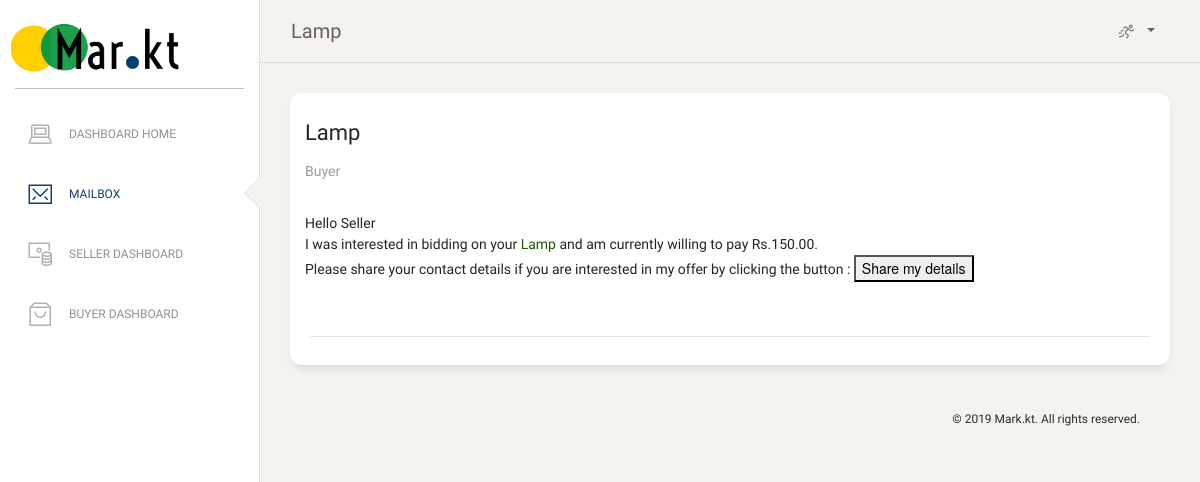
Screenshot of /mailbox/mailview/8/ (signed in) with the database file from the repository.
### buyer/models.py (models this page shows)
class Product(models.Model):
    name = models.CharField(max_length=50)
    category = models.CharField(max_length=30)
    cat_id = models.IntegerField()
    vendor_id = models.ForeignKey(User, on_delete=models.CASCADE, related_name='vendor_id')
    is_sold = models.BooleanField(default=False)
    description = models.CharField(max_length=300)
    minimum_bid = models.FloatField()
    current_high_bid = models.FloatField()
    image_link = models.FileField(upload_to='./homepage/static/homepage/products')

### homepage/models.py (models this page shows)
class User(models.Model):
    name = models.CharField(max_length=50)
    bio = models.CharField(max_length=150)
    email_id = models.EmailField()
    password = models.CharField(max_length=20)
    phone_number = models.CharField(max_length=10)
    share_email = models.BooleanField(default=True)
    share_phone = models.BooleanField(default=False)

### seller/models.py (models this page shows)
class Mail(models.Model):
    sender_id = models.ForeignKey(User, on_delete=models.CASCADE, related_name='buy_id')
    recv_id = models.ForeignKey(User, on_delete=models.CASCADE, related_name='vend_id')
    bid_id = models.ForeignKey(Bid, on_delete=models.CASCADE)
    message_type = models.PositiveSmallIntegerField()
    created = models.DateTimeField(auto_now_add=True)

class Bid(models.Model):
    product_id = models.ForeignKey(Product, on_delete=models.CASCADE, related_name='p_id')
    buyer_id = models.ForeignKey(User, on_delete=models.CASCADE, related_name='b_id')
    price = models.DecimalField(max_digits=6, decimal_places=2)
    timestamp = models.DateTimeField(auto_now=True)

### homepage/views.py (the view, shortened to what this page needs)
# urls.py: url(r'^mailbox/mailview/(?P<mail_id>\d+)/$', views.display_mail, name="mail_view"),
def display_mail(request,mail_id):
    if 'userid' not in request.session.keys() :
        return redirect(reverse('homepage:home'))
    mail=Mail.objects.get(id=mail_id)
    context = {
        'page_name': mail.bid_id.product_id.name,
        'mail_title':  mail.bid_id.product_id.name,
        'mail_sender':  mail.sender_id.name,
        'mail':mail,
    }
    if mail.message_type==1:
        context['newbid']=True
    if mail.message_type==2:
        context['contact_reply']=True
        if mail.sender_id.share_phone==True:
            context['sharephone']=True
    return render(request, 'homepage/mail-view.html', context)

### homepage/templates/homepage/mail-view.html (shortened to what this page needs)
<!DOCTYPE html>
<html lang="en">
{% load static %}
<head>
  <link href="{% static 'homepage/css/font-awesome.min.css' %}" rel="stylesheet">
  <link href="{% static 'homepage/css/bootstrap.min.css' %}" rel="stylesheet" />
  <link href="{% static 'homepage/css/paper-dashboard.css' %}" rel="stylesheet" />
   <link href="{% static 'homepage/css/theme.css' %}" rel="stylesheet">
   <link href="{% static 'homepage/css/dash.css' %}" rel="stylesheet">
</head>
<body class="">
  <div class="wrapper ">
    <div class="sidebar" data-color="white" data-active-color="danger">
      <div class="logo">
        <a href="{% url 'homepage:dash_home' %}" class="simple-text logo-normal">
          <div class="logo-image-big logo-image dash-logo">
            <img src="{% static 'homepage/img/logo3.png' %}">
          </div>
        </a>
      </div>
      <div class="sidebar-wrapper">
        <ul class="nav">
          <li  id="dbhome">
            <a href="{% url 'homepage:dash_home' %}">
              <i class="nc-icon nc-laptop"></i>
              <p>Dashboard Home</p>
            </a>
          </li>
          <li  class="active" id="mail">
            <a href="{% url 'homepage:mail_home' %}">
              <i class="nc-icon nc-email-85"></i>
              <p>Mailbox</p>
            </a>
          </li>
          <li id="seller">
            <a href="#">
              <i class="nc-icon nc-money-coins"></i>
              <p>Seller Dashboard</p>
            </a>
          </li>
          <li id="buyer">
            <a href="{% url 'buyer:dashboard' %}">
              <i class="nc-icon nc-bag-16"></i>
              <p>Buyer Dashboard</p>
            </a>
          </li>
        </ul>
      </div>
    </div>
    <div class="main-panel">
      <nav class="navbar navbar-expand-lg navbar-absolute fixed-top navbar-transparent">
        <div class="container-fluid">
          <div class="navbar-wrapper">
            <a class="navbar-brand" href="#pablo">{{ page_name }}</a>
          </div>
          <div class="collapse navbar-collapse justify-content-end" id="navigation">
              <ul class="navbar-nav">
                <li class="nav-item btn-rotate dropdown">
                  <a class="nav-link dropdown-toggle" href="http://example.com" id="navbarDropdownMenuLink" data-toggle="dropdown" aria-haspopup="true" aria-expanded="false">
                    <i class="nc-icon nc-user-run"></i>
                  </a>
                </li>
              </ul>
            </div>
        </div>
      </nav>
<div class="content">
  <div class="row">
      <div class="col-md-12">
          <div class="card ">
            <div class="card-header ">
              <h5 class="card-title">{{ mail_title }}</h5>
              <p class="card-category"> {{ mail_sender }}</p>
            </div>
            <div class="card-body ">
            <form method="POST">
              {% if newbid %}
              <p> Hello {{ mail.recv_id.name }}<br>I was interested in bidding on your <a href="{% url 'seller:item' mail.bid_id.product_id.id %}"> {{ mail.bid_id.product_id.name }} </a> and am currently willing to pay Rs.{{ mail.bid_id.price }}.<br>
              Please share your contact details if you are interested in my offer by clicking the button :
            <button type="submit">Share my details</button></p>
              {% endif %}
            </form>
            </div>
            <div class="card-footer ">
              <hr>
            </div>
          </div>
          </div>
    </div>
      <footer class="footer footer-black  footer-white ">
        <div class="container-fluid">
          <div class="row">
            <nav class="footer-nav">
            </nav>
            <div class="credits ml-auto">
              <span class="copyright">
                ©
                 Mark.kt. All rights reserved.
              </span>
            </div>
          </div>
        </div>
      </footer>
    </div>
  </div>
</body>
</html>

### homepage/static/homepage/css/theme.css (style rules this page uses)
* { font-family: 'Roboto Condensed', sans-serif; }
.logo-image { max-height: 100px; }

### homepage/static/homepage/css/dash.css (style rules this page uses)
.dash-logo { width:170px; }

### rows the page displays
Product: name "Lamp"
User: name "Buyer"
Mail: recv_id.name "Seller", bid_id.product_id.name "Lamp", bid_id.price "150.00"
